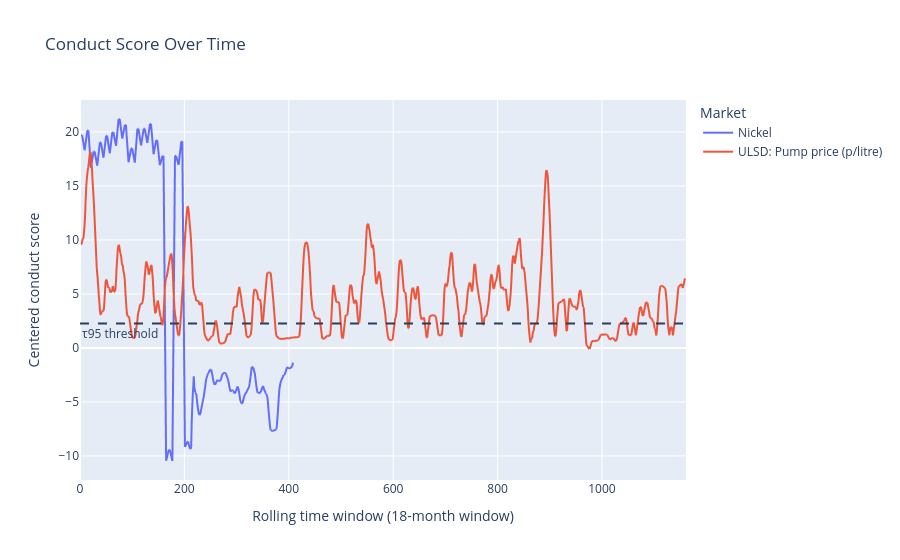

The code cell stored with this chart in its notebook:
### Code cell
fig = px.line(
    df_plot,
    x="Window",
    y="smooth_score",
    color="Name",
    title="Conduct Score Over Time",
    labels={
        "conduct_score_centered": "Centered Conduct Score",
        "date": "Date",
        "Name": "Market"
    }
)

fig.add_hline(
    y=tau95,
    line_dash="dash",
    annotation_text="τ95 threshold",
    annotation_position="bottom left"
)
fig.update_layout(
    xaxis_title="Rolling time window (18-month window)",
    yaxis_title="Centered conduct score"
)
fig.show()

### Figure 1 — Plotly figure (JSON) as saved in the notebook; plotly's stock layout.template omitted (floating-point values rounded to 4 significant figures; data arrays with more than 128 entries replaced by an {"elided": "..."} marker saying what was removed)
{"data": [{"hovertemplate": "Market=Nickel<br>Window=%{x}<br>smooth_score=%{y}<extra></extra>", "legendgroup": "Nickel", "line": {"color": "#636efa", "dash": "solid"}, "marker": {"symbol": "circle"}, "mode": "lines", "name": "Nickel", "showlegend": true, "type": "scattergl", "x": {"elided": "411 int values"}, "xaxis": "x", "y": {"elided": "411 float values"}, "yaxis": "y"}, {"hovertemplate": "Market=ULSD: Pump price (p/litre)<br>Window=%{x}<br>smooth_score=%{y}<extra></extra>", "legendgroup": "ULSD: Pump price (p/litre)", "line": {"color": "#EF553B", "dash": "solid"}, "marker": {"symbol": "circle"}, "mode": "lines", "name": "ULSD: Pump price (p/litre)", "showlegend": true, "type": "scattergl", "x": {"elided": "1162 int values"}, "xaxis": "x", "y": {"elided": "1162 float values"}, "yaxis": "y"}], "layout": {"annotations": [{"showarrow": false, "text": "τ95 threshold", "x": 0, "xanchor": "left", "xref": "x domain", "y": 2.268, "yanchor": "top", "yref": "y"}], "legend": {"title": {"text": "Market"}, "tracegroupgap": 0}, "shapes": [{"line": {"dash": "dash"}, "type": "line", "x0": 0, "x1": 1, "xref": "x domain", "y0": 2.268, "y1": 2.268, "yref": "y"}], "title": {"text": "Conduct Score Over Time"}, "xaxis": {"anchor": "y", "domain": [0, 1], "title": {"text": "Rolling time window (18-month window)"}}, "yaxis": {"anchor": "x", "domain": [0, 1], "title": {"text": "Centered conduct score"}}}}
